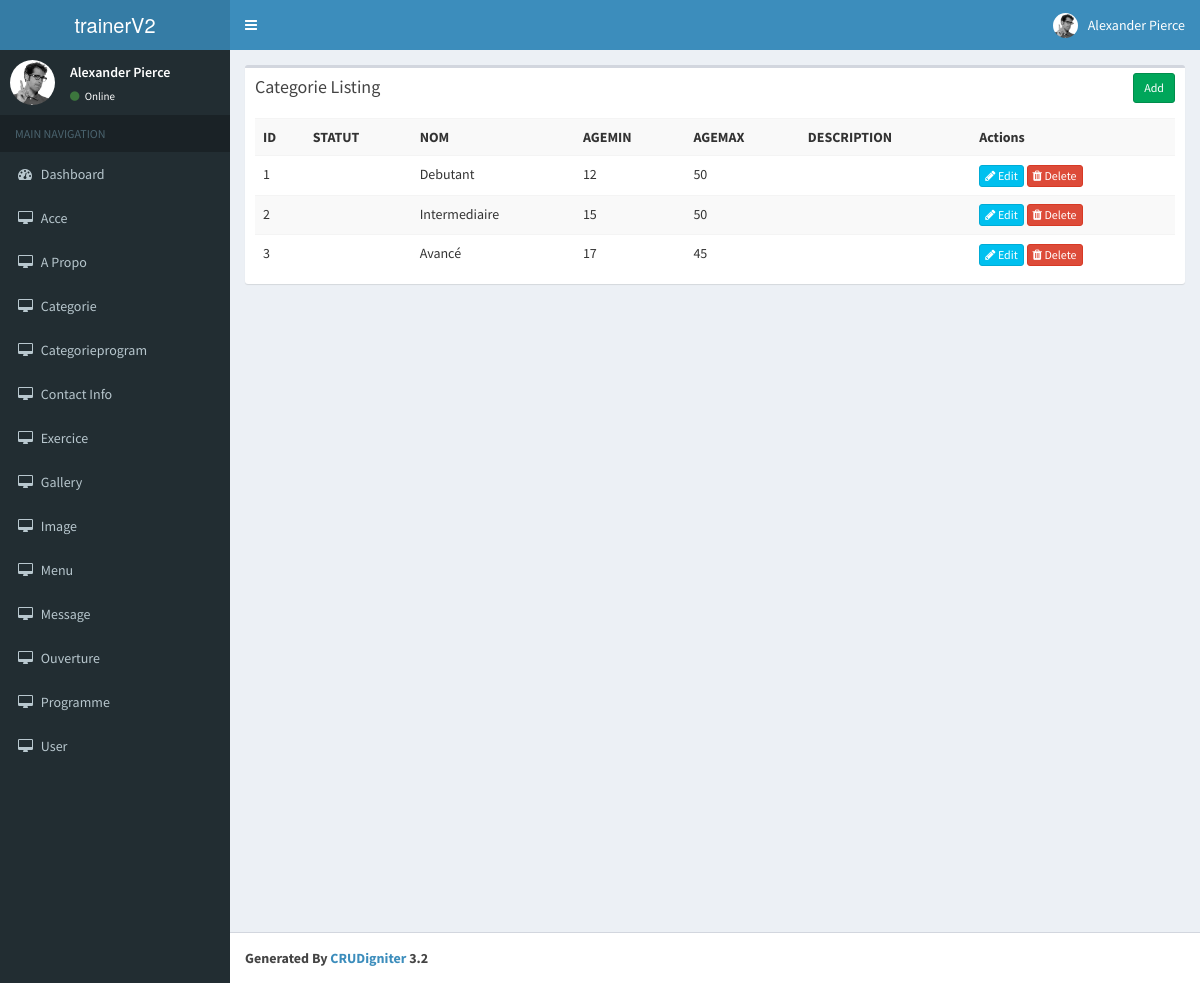
Screenshot of /index.php/categorie with the database file from the repository.
### tables this page shows
create table CATEGORIE
(
   ID          int not null auto_increment,
   NOM                  varchar(50) not null,
   AGEMIN               int,
   AGEMAX               int,
   DESCRIPTION          text,
   STATUT               bool,
   primary key (ID)
);

### application/controllers/Categorie.php (called while the page is built, shortened)
<?php
class Categorie extends CI_Controller{
    function __construct()
    {
        $this->load->model('Categorie_model');
    }
    function index()
    {
        $data['categorie'] = $this->Categorie_model->get_all_categorie();
        $data['_view'] = 'categorie/index';
        $this->load->view('layouts/main',$data);
    }
}

### index.php (called while the page is built, shortened)
<?php
require_once BASEPATH.'core/CodeIgniter.php';

### application/models/Categorie_model.php (called while the page is built, shortened)
<?php
class Categorie_model extends CI_Model
{
    function get_all_categorie()
    {
        return $this->db->get('CATEGORIE')->result_array();
    }
}

### application/views/categorie/index.php (the view)
<div class="row">
    <div class="col-md-12">
        <div class="box">
            <div class="box-header">
                <h3 class="box-title">Categorie Listing</h3>
            	<div class="box-tools">
                    <a href="<?php echo site_url('categorie/add'); ?>" class="btn btn-success btn-sm">Add</a>
                </div>
            </div>
            <div class="box-body">
                <table class="table table-striped">
                    <tr>
						<th>ID</th>
						<th>STATUT</th>
						<th>NOM</th>
						<th>AGEMIN</th>
						<th>AGEMAX</th>
						<th>DESCRIPTION</th>
						<th>Actions</th>
                    </tr>
                    <?php foreach($categorie as $C){ ?>
                    <tr>
						<td><?php echo $C['ID']; ?></td>
						<td><?php echo $C['STATUT']; ?></td>
						<td><?php echo $C['NOM']; ?></td>
						<td><?php echo $C['AGEMIN']; ?></td>
						<td><?php echo $C['AGEMAX']; ?></td>
						<td><?php echo $C['DESCRIPTION']; ?></td>
						<td>
                            <a href="<?php echo site_url('categorie/edit/'.$C['ID']); ?>" class="btn btn-info btn-xs"><span class="fa fa-pencil"></span> Edit</a>
                            <a href="<?php echo site_url('categorie/remove/'.$C['ID']); ?>" class="btn btn-danger btn-xs"><span class="fa fa-trash"></span> Delete</a>
                        </td>
                    </tr>
                    <?php } ?>
                </table>
            </div>
        </div>
    </div>
</div>

### rows the page displays
categorie: ID "1", NOM "Debutant", AGEMIN "12", AGEMAX "50"
categorie: ID "2", NOM "Intermediaire", AGEMIN "15", AGEMAX "50"
categorie: ID "3", NOM "Avancé", AGEMIN "17", AGEMAX "45"
